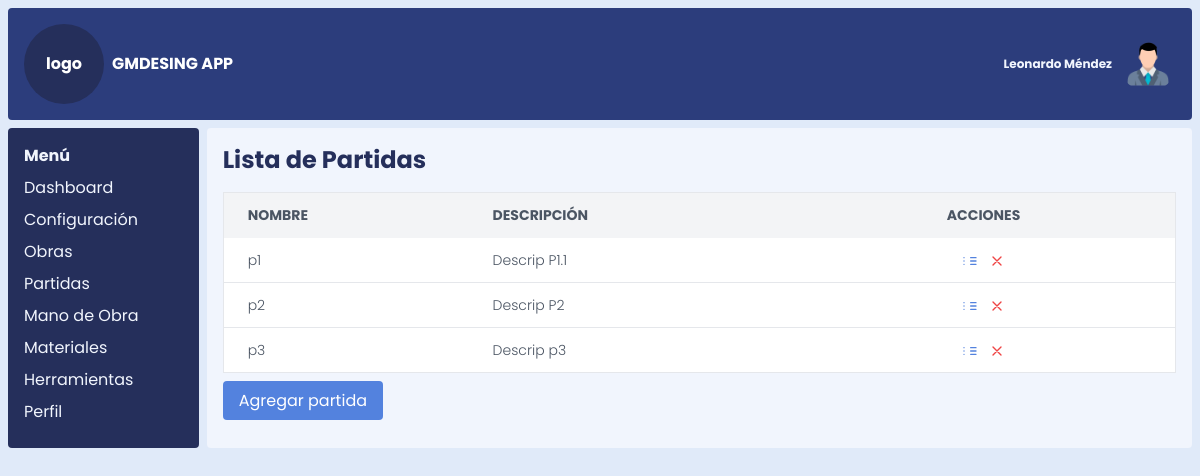
The app's page /partidas with its own data.
### models.py (models this page shows, shortened)
class Partida(db.Model):
    __tablename__ = 'partida'
    id_partida = db.Column(db.Integer, primary_key=True)
    nombre_partida = db.Column(db.String(100), nullable=False)
    descripcion_partida = db.Column(db.Text)
    id_unidad_medida = db.Column(
        db.Integer,
        db.ForeignKey('unidad_medida.id_unidad_medida', name='fk_partida_unidad_medida')
    )
    rendimiento = db.Column(db.Integer)
    obras = db.relationship('ObraPartida', back_populates='partida', lazy='dynamic')  # Relación con Obras
    manos_obra = db.relationship('PartidasManoDeObra', backref='partida', lazy=True)
    herramientas = db.relationship('PartidasHerramientas', backref='partida', lazy=True)
    materiales = db.relationship('PartidasMateriales', backref='partida', lazy=True)
    unidad_medida = db.relationship('UnidadMedida', backref='partidas')

### app.py (the view)
@app.route('/partidas')
def listar_partidas():
    partidas = Partida.query.all()
    return render_template('listar_partidas.html', partidas_lista=partidas,datos=datos)

### templates/listar_partidas.html
{% extends 'index.html' %}
{% block content %}
    <h1 class="text-2xl font-bold mb-4">Lista de Partidas</h1>
    <div class="overflow-x-auto">
        <table class="min-w-full bg-white border border-gray-200">
            <thead>
                <tr class="bg-gray-100 text-gray-600 uppercase text-sm leading-normal">
                    <th class="py-3 px-6 text-left">Nombre</th>
                    <th class="py-3 px-6 text-left">Descripción</th>
                    <th class="py-3 px-12 text-center">Acciones</th>
                </tr>
            </thead>
            <tbody class="text-gray-600 text-sm font-light">
                {% for partida in partidas_lista %}
                    <tr class="border-b border-gray-200 hover:bg-gray-100">
                        <td class="py-3 px-6">{{ partida.nombre_partida }}</td>
                        <td class="py-3 px-6">{{ partida.descripcion_partida or "Sin descripción" }}</td>
                        <td class="py-3 px-6 text-center">
                            <a href="{{ url_for('editar_partida', id_partida=partida.id_partida) }}" class="text-blue-500 hover:text-blue-700">
                                <svg xmlns="http://www.w3.org/2000/svg" class="h-4 w-4 inline" fill="none" viewBox="0 0 24 24" stroke="currentColor">
                                    <path stroke-linecap="round" stroke-linejoin="round" stroke-width="2" d="M13 7h8M13 12h8m-8 5h8M3 7h.01M3 12h.01M3 17h.01" />
                                </svg>
                            </a>
                            <a href="{{ url_for('eliminar_partida', id_partida=partida.id_partida) }}" class="text-red-500 hover:text-red-700 ml-2">
                                <svg xmlns="http://www.w3.org/2000/svg" class="h-4 w-4 inline" fill="none" viewBox="0 0 24 24" stroke="currentColor">
                                    <path stroke-linecap="round" stroke-linejoin="round" stroke-width="2" d="M6 18L18 6M6 6l12 12" />
                                </svg>
                            </a>
                        </td>
                    </tr>
                {% endfor %}
            </tbody>
        </table>
    </div>
    <div class="mt-4">
        <a href="{{ url_for('crear_partida') }}" class="bg-blue-500 text-white px-4 py-2 rounded hover:bg-blue-600">Agregar partida</a>
    </div>
{% endblock %}

### static/css/styles.css (style rules this page uses)
html, :host { line-height: 1.5; -webkit-text-size-adjust: 100%; -moz-tab-size: 4; -o-tab-size: 4; tab-size: 4; font-family: Poppins, sans-serif; font-feature-settings: normal; font-variation-settings: normal; -webkit-tap-highlight-color: transparent; }
body { margin: 0; line-height: inherit; }
h1, h2, h3, h4, h5, h6 { font-size: inherit; font-weight: inherit; }
a { color: inherit; text-decoration: inherit; }
table { text-indent: 0; border-color: inherit; border-collapse: collapse; }
blockquote, dl, dd, h1, h2, h3, h4, h5, h6, hr, figure, p, pre { margin: 0; }
img, svg, video, canvas, audio, iframe, embed, object { display: block; vertical-align: middle; }
.base { --tw-bg-opacity: 1; background-color: rgb(224 234 249 / var(--tw-bg-opacity, 1)); }
.mb-4 { margin-bottom: 1rem; }
.ml-2 { margin-left: 0.5rem; }
.mt-4 { margin-top: 1rem; }
.inline { display: inline; }
.grid { display: grid; }
.h-4 { height: 1rem; }
.h-\[100vh\] { height: 100vh; }
.w-4 { width: 1rem; }
.min-w-full { min-width: 100%; }
.grid-cols-12 { grid-template-columns: repeat(12, minmax(0, 1fr)); }
.gap-2 { gap: 0.5rem; }
.overflow-x-auto { overflow-x: auto; }
.rounded { border-radius: 0.25rem; }
.border { border-width: 1px; }
.border-b { border-bottom-width: 1px; }
.border-gray-200 { --tw-border-opacity: 1; border-color: rgb(229 231 235 / var(--tw-border-opacity, 1)); }
.bg-blue-500 { --tw-bg-opacity: 1; background-color: rgb(83 130 222 / var(--tw-bg-opacity, 1)); }
.bg-gray-100 { --tw-bg-opacity: 1; background-color: rgb(243 244 246 / var(--tw-bg-opacity, 1)); }
.bg-white { --tw-bg-opacity: 1; background-color: rgb(255 255 255 / var(--tw-bg-opacity, 1)); }
.p-2 { padding: 0.5rem; }
.px-12 { padding-left: 3rem; padding-right: 3rem; }
.px-4 { padding-left: 1rem; padding-right: 1rem; }
.px-6 { padding-left: 1.5rem; padding-right: 1.5rem; }
.py-2 { padding-top: 0.5rem; padding-bottom: 0.5rem; }
.py-3 { padding-top: 0.75rem; padding-bottom: 0.75rem; }
.text-left { text-align: left; }
.text-center { text-align: center; }
.text-2xl { font-size: 1.5rem; line-height: 2rem; }
.text-sm { font-size: 0.875rem; line-height: 1.25rem; }
.font-bold { font-weight: 700; }
.font-light { font-weight: 300; }
.uppercase { text-transform: uppercase; }
.leading-normal { line-height: 1.5; }
.text-blue-500 { --tw-text-opacity: 1; color: rgb(83 130 222 / var(--tw-text-opacity, 1)); }
.text-gray-600 { --tw-text-opacity: 1; color: rgb(75 85 99 / var(--tw-text-opacity, 1)); }
.text-red-500 { --tw-text-opacity: 1; color: rgb(239 68 68 / var(--tw-text-opacity, 1)); }
.text-white { --tw-text-opacity: 1; color: rgb(255 255 255 / var(--tw-text-opacity, 1)); }

### records on screen
Partida: nombre_partida "p1", descripcion_partida "Descrip P1.1"
Partida: nombre_partida "p2", descripcion_partida "Descrip P2"
Partida: nombre_partida "p3", descripcion_partida "Descrip p3"

### other values on screen
{{ datos.sistema }} "GMDESING APP"
{{ datos.usuario }} "Leonardo Méndez"
{{ item.name }} "Dashboard" "Configuración" "Obras" "Partidas" "Mano de Obra" "Materiales" "Herramientas" "Perfil"
